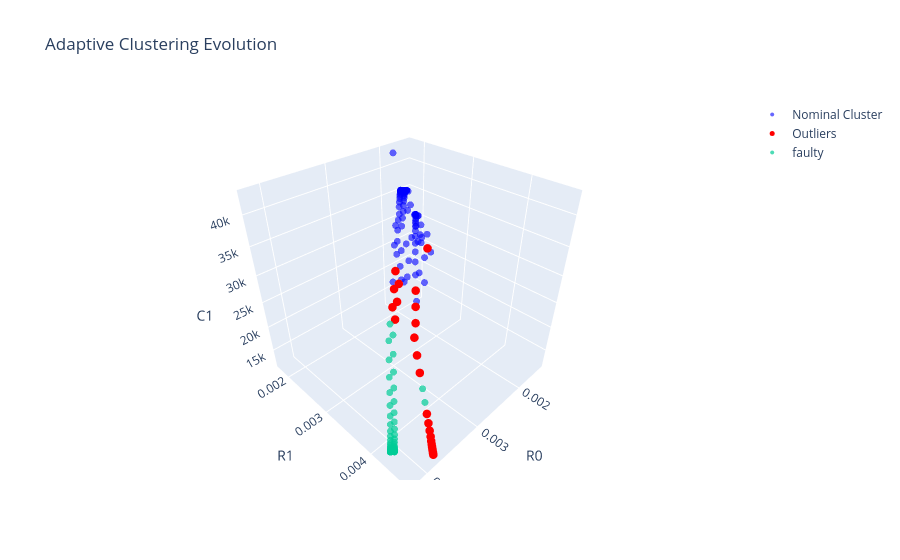

Notebook cell for this chart:
### Code cell
interactive_plot3d(
    X_est=X_est,
    params=["r0", "r1", "c1"],
    nom_cluster=nom_cluster,
    options=options,
)
